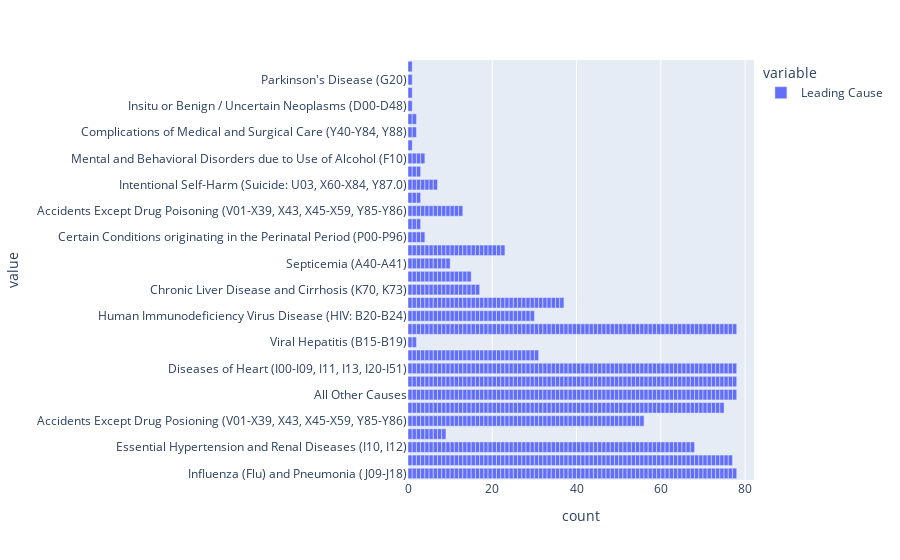

Notebook source saved alongside this figure:
### Markdown cell above
Show breakdown of categorical columns.

### Code cell
df['Leading Cause'].plot(kind='barh')

### Figure 1 — Plotly figure (JSON) as saved in the notebook; plotly's stock layout.template omitted (floating-point values rounded to 4 significant figures; data arrays with more than 128 entries replaced by an {"elided": "..."} marker saying what was removed)
{"data": [{"alignmentgroup": "True", "hovertemplate": "variable=Leading Cause<br>count=%{x}<br>value=%{y}<extra></extra>", "legendgroup": "Leading Cause", "marker": {"color": "#636efa", "pattern": {"shape": ""}}, "name": "Leading Cause", "offsetgroup": "Leading Cause", "orientation": "h", "showlegend": true, "textposition": "auto", "type": "bar", "x": {"elided": "886 int values"}, "xaxis": "x", "y": {"elided": "886 str values"}, "yaxis": "y"}], "layout": {"barmode": "relative", "legend": {"title": {"text": "variable"}, "tracegroupgap": 0}, "margin": {"t": 60}, "xaxis": {"anchor": "y", "domain": [0, 1], "title": {"text": "count"}}, "yaxis": {"anchor": "x", "domain": [0, 1], "title": {"text": "value"}}}}
